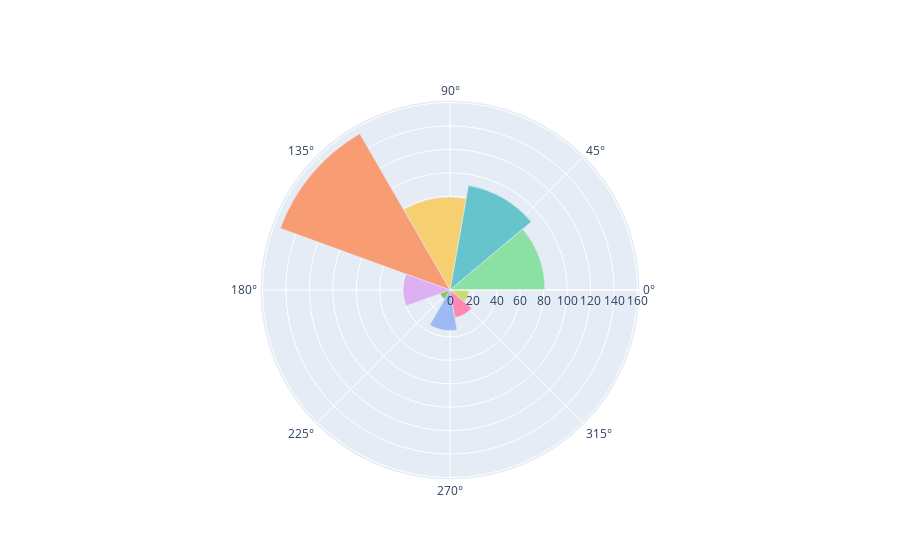

Notebook code cell kept with this figure:
### Code cell
fig = go.Figure(go.Barpolar(r=vals, theta=theta, width=width, marker_color=colors))
fig.show()

### Figure 1 — Plotly figure (JSON) as saved in the notebook; plotly's stock layout.template omitted (floating-point values rounded to 4 significant figures)
{"data": [{"marker": {"color": ["rgb(102, 197, 204)", "rgb(246, 207, 113)", "rgb(248, 156, 116)", "rgb(220, 176, 242)", "rgb(135, 197, 95)", "rgb(158, 185, 243)", "rgb(254, 136, 177)", "rgb(201, 219, 116)", "rgb(139, 224, 164)", "rgb(180, 151, 231)", "rgb(179, 179, 179)"]}, "r": [90.5, 79.2, 154, 40, 9, 34.6, 24, 16, 81], "theta": [60, 100, 140, 180, 220, 260, 300, 340, 380], "type": "barpolar", "width": [40, 40, 40, 40, 40, 40, 40, 40, 40]}], "layout": {}}
